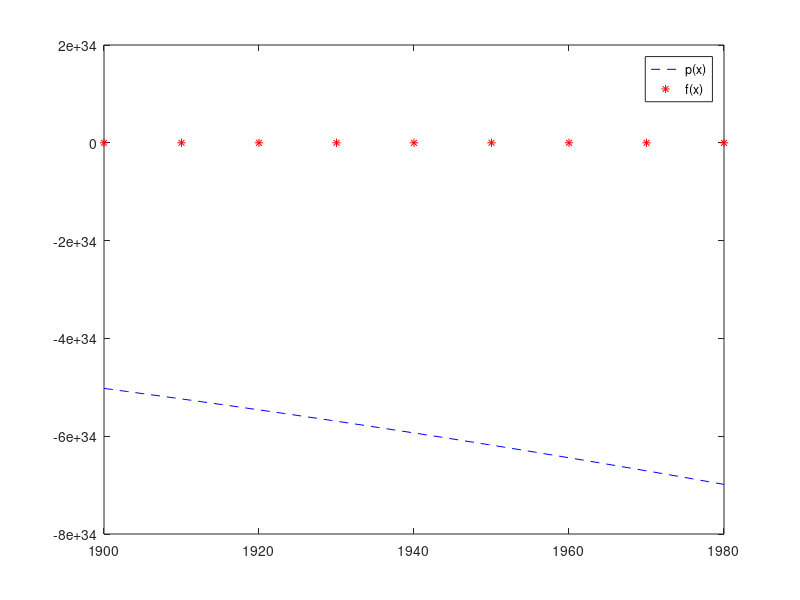

This figure's MATLAB source:
clc
clear all
x=[1900,1910,1920,1930,1940,1950,1960,1970,1980];
f=[76000000;92000000;106000000;123000000;132000000;151000000;179000000;203000000;226000000];
n=length(x);
for i=1:n
    for j=1:n
        A(i,j)=((x(i)-1940)/40)^(j-1);
    end
end
a=A\f;
a1=flip(a');
u=linspace(1900,1980,80);
v=polyval(a1,x);
v1=polyval(a1,u);
plot(u,v1,'b--',x,f,'r*');
legend('p(x)','f(x)');
